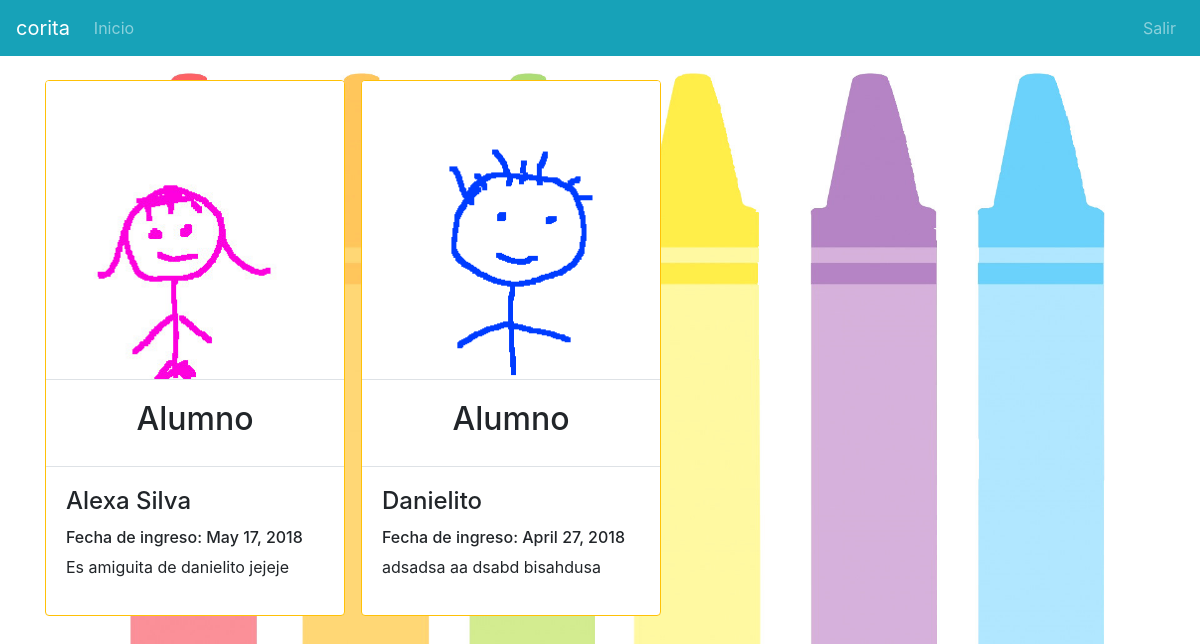
Page / (signed in) on the committed database.
### alumnos/models.py (models this page shows, shortened)
class alumnos(models.Model):
    alu_nombre = models.CharField(max_length = 400)
    alu_genero = models.CharField(max_length = 10,default="Masculino")
    alu_tutores = models.ManyToManyField(Tutor)
    alu_vigente = models.BooleanField(default = True)
    alu_fechaIngreso = models.DateField(auto_now_add = True, null=True)
    alu_observaciones = models.CharField(max_length = 2000, null=True)
    alu_foto = models.ImageField(upload_to='media/fotosAlu', null=True, default='media/default/default.jpeg')
    slug = models.SlugField(max_length=24, default=''.join(random.SystemRandom().choice(string.ascii_uppercase + string.digits) for _ in range(24)))

### alumnos/views.py (the view)
# urls.py: url(r'^$',Index, name='index'),
def Index(request):
    user = request.user
    if user.is_active is True:
        if user.is_staff is False :
            if user.has_perm('padres.is_teacher'):
                prf = Profesor.objects.filter(pro_nombre = user)
                ctx = {'Grupo': 'a', 'Perfil': prf, 'Alumnos': 'akumos'}
            if user.has_perm('padres.is_tutorr'):
                tur = Tutor.objects.get(tut_nombre = user)
                alm = alumnos.objects.filter(alu_tutores__in = [tur])
                ctx = {'Alumno':alm}
            return render(request,'alumnos/index.html', ctx)
        else:
            return render(request,'alumnos/index.html')
    return render(request,'alumnos/index.html')

### templates/alumnos/index.html (shortened to what this page needs)
 {% extends 'base.html' %}
{% block content %}
{% if user.is_staff is False %}
{% if perms.padres.is_tutorr %}
    {% for alm in Alumno %}
<div class="mr-md-3 mt-4 mb-4 card border rounded border-warning float-left " style="max-width:300px">
<img src="{{ alm.alu_foto.url }}" class="card-img-top border-bottom"/>
    <div class="card-body border-bottom">
<h2 class="form-label text-center">Alumno</h2>
    </div>
    <div class="card-body">
        <div class="form-inline form-group">
            <h4 class="card-title">{{alm.alu_nombre}}</h4>
            <h6>Fecha de ingreso: {{alm.alu_fechaIngreso}}</h6>
            <p class="card-text">{{alm.alu_observaciones}}</p>
        </div>
    </div>
</div>
{%endfor%}
    {% endif %}
{% endif %}
{% endblock %}

### templates/base.html (shortened to what this page needs)
<!DOCTYPE html>
<html>
 {% load staticfiles %}
{% load inclusion_tags %}
    <head>
    <link href="{% static 'css/open-iconic-bootstrap.css' %}" rel="stylesheet">
   <link rel="stylesheet" href="{% static 'css/bootstrap.css' %}">
    <link rel="stylesheet" href="{% static 'css/offcanvas.css' %}">
    <link rel="stylesheet" href="{% static 'css/base.css' %}">
    </head>
<body style="background-image: url('/media/media/back/backGP.jpg');  background-repeat: no-repeat; background-attachment: fixed; background-size: cover;">
        {% if user.is_authenticated %}
    <nav class="navbar navbar-expand-sm fixed-top bg-info navbar-dark">
      <a class="navbar-brand" href="#"> {{ user.username }}</a>
      <div class="navbar-collapse offcanvas-collapse" id="navbarsExampleDefault">
        <ul class="navbar-nav mr-auto">
          <li class="nav-item">
            <a class="nav-link" href="/">Inicio</a>
          </li>
        </ul>
        <form class="form-inline my-2 my-lg-0">
         <ul class="navbar-nav mr-auto">
            <li class="nav-item">
            <a class="nav-link" href="../cerrar">Salir</a>
          </li>
            </ul>
        </form>
      </div>
    </nav>
        {% else %} <meta http-equiv="refresh" content="0; URL=../login" /> {% endif %}
    <div class="container">
{% block content %}
{% endblock %}
    </div>
</body>
</html>

### alumnos/static/css/offcanvas.css (style rules this page uses)
html, body { overflow-x: hidden; }
body { padding-top: 56px; }
.border-bottom { border-bottom: 1px solid #e5e5e5; }

### rows in the picture
alumnos: alu_foto (picture), alu_nombre "Alexa Silva", alu_fechaIngreso "May 17, 2018", alu_observaciones "Es amiguita de danielito jejeje"
alumnos: alu_foto (picture), alu_nombre "Danielito", alu_fechaIngreso "April 27, 2018", alu_observaciones "adsadsa aa dsabd bisahdusa"

### other values in the picture
{{ user.username }} "corita"
